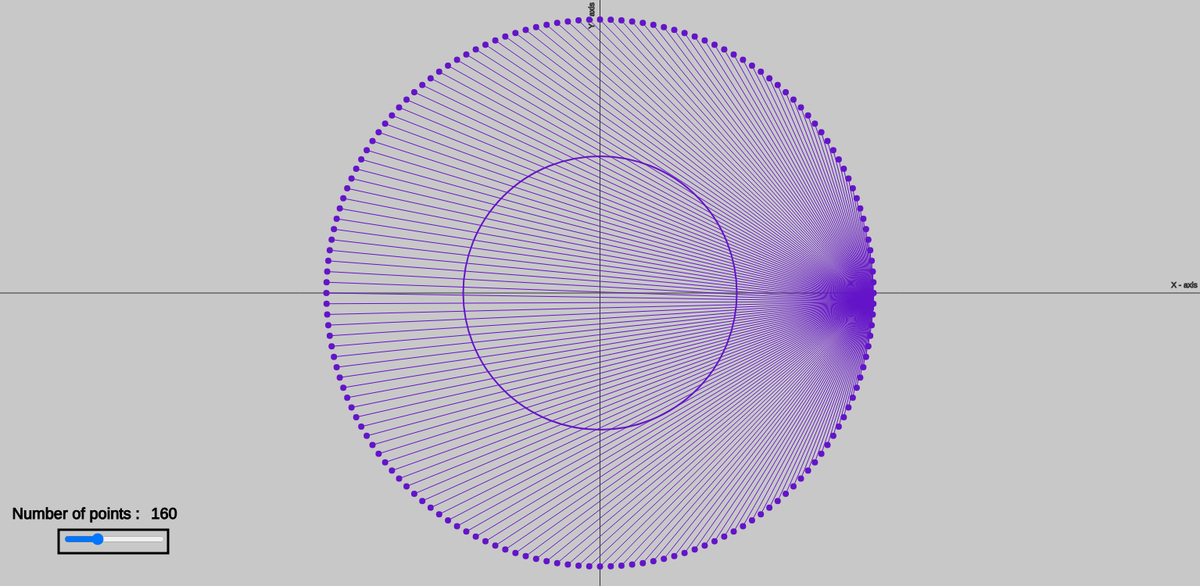
Frame 1 (no input)
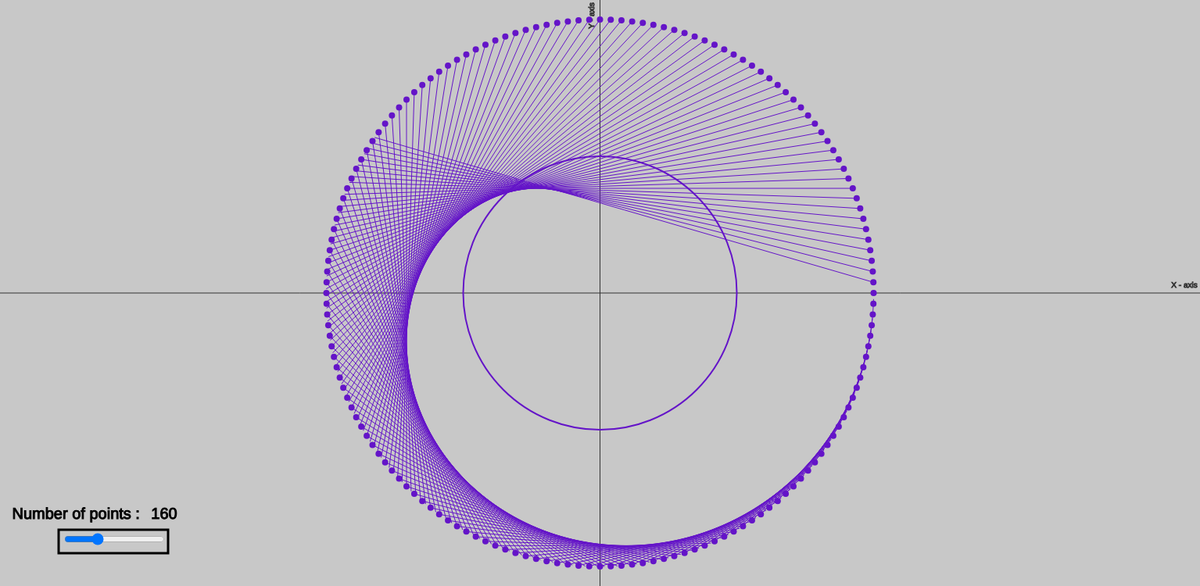
Frame 60 (no input)
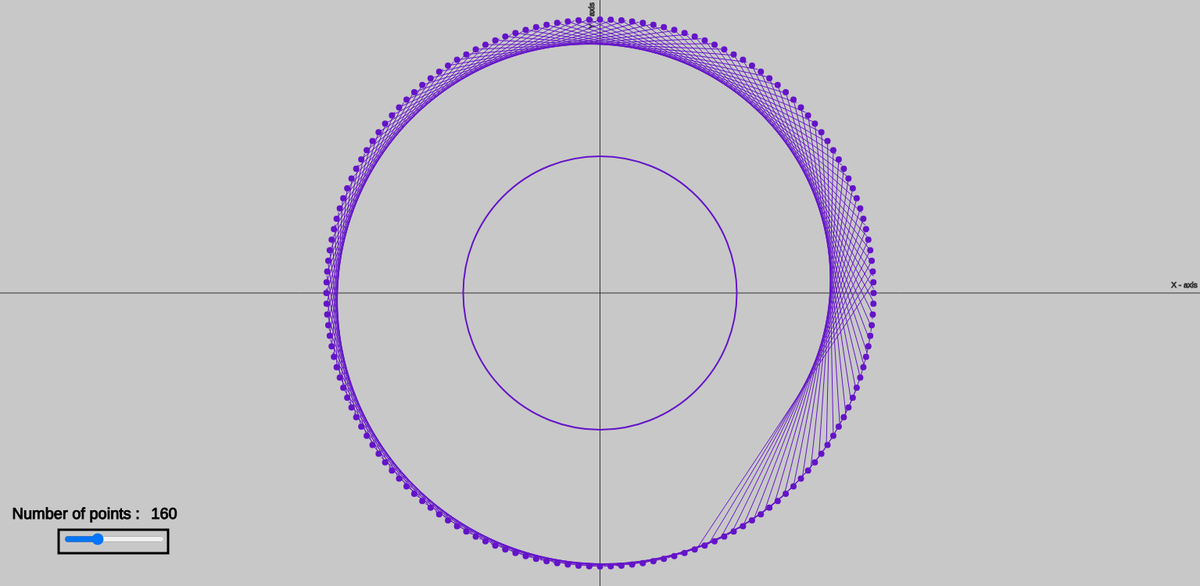
Frame 120 (the mouse pressed at the canvas centre since frame 60)

The p5.js sketch that drew these frames (run headless with seeded random() and noise() and a simulated clock; from frame 60 on, the mouse is pressed at the canvas centre):

// p5.js sketch
// ── sketch.js
let points, r, theta, dtheta, n, nSlider, index;

function setup() {
  createCanvas(1535, 750);
  background(200);
  points = [];
  r = 350;
  nSlider = createSlider(10, 500, 160);
  nSlider.position(80, height - 70);
  index = 0;
  frameRate(20);
}

function draw() {
  theta = 0; // angle is in radians by default
  n = nSlider.value(); // number of points
  dtheta = TWO_PI / n;
  index += 1;
  if (index % 100 == 0) {
    setTimeout(1000);
    console.log("here" + index % n);
    for (let i = 0; i < 7e08; i++) {}
  }
  let count = 0;
  points = [];
  for (theta = 0; theta < TWO_PI; theta += dtheta, count++) {
    let x = r * cos(theta);
    let y = r * sin(theta);
    points.push(new Point(x, y));
  }

  background(200);

  stroke(0);
  strokeWeight(3);
  noFill();
  rect(75, height - 72, 140, 30);
  textSize(20);
  textAlign(CENTER, CENTER);
  strokeWeight(1);
  stroke(0);
  fill(0);
  text(n, 210, height - 92);
  text("Number of points : ", 100, height - 92);

  stroke(51);
  strokeWeight(1);
  line(0, height / 2, width, height / 2);
  line(width / 2, 0, width / 2, height);
  textAlign(CENTER, CENTER);
  textSize(10);
  noFill();
  text("X - axis", width - 20, height / 2 - 10);
  push();
  translate(width / 2, height / 2);
  rotate(-PI / 2);
  text("Y - axis", height / 2 - 20, -10);
  pop();

  translate(width / 2, height / 2);
  stroke(100, 20, 200);
  noFill();
  strokeWeight(2);
  circle(0, 0, r);

  strokeWeight(8);
  for (one of points) {
    one.show();
  }

  strokeWeight(1);

  for (let i = 0; i < n; i++) {
    let a = getV(i);
    let b = getV((i * index / 100) % n);
    line(a.x, a.y, b.x, b.y);
  }
}

function getV(i) {
  let angle = i * TWO_PI / n;
  let x = r * cos(angle);
  let y = r * sin(angle);
  let ans = createVector(x, y);
  return ans;
}

function keyPressed() {
  if (key == 'r' || key == 'R') {
    loop();
  } else if (key == 's' || key == 'S' || key == ' ') {
    noLoop();
  }
}
// ── Point.js
class Point {
  constructor(x, y) {
    this.x = x;
    this.y = y;
  }

  show() {
    point(this.x, this.y);
  }
}
